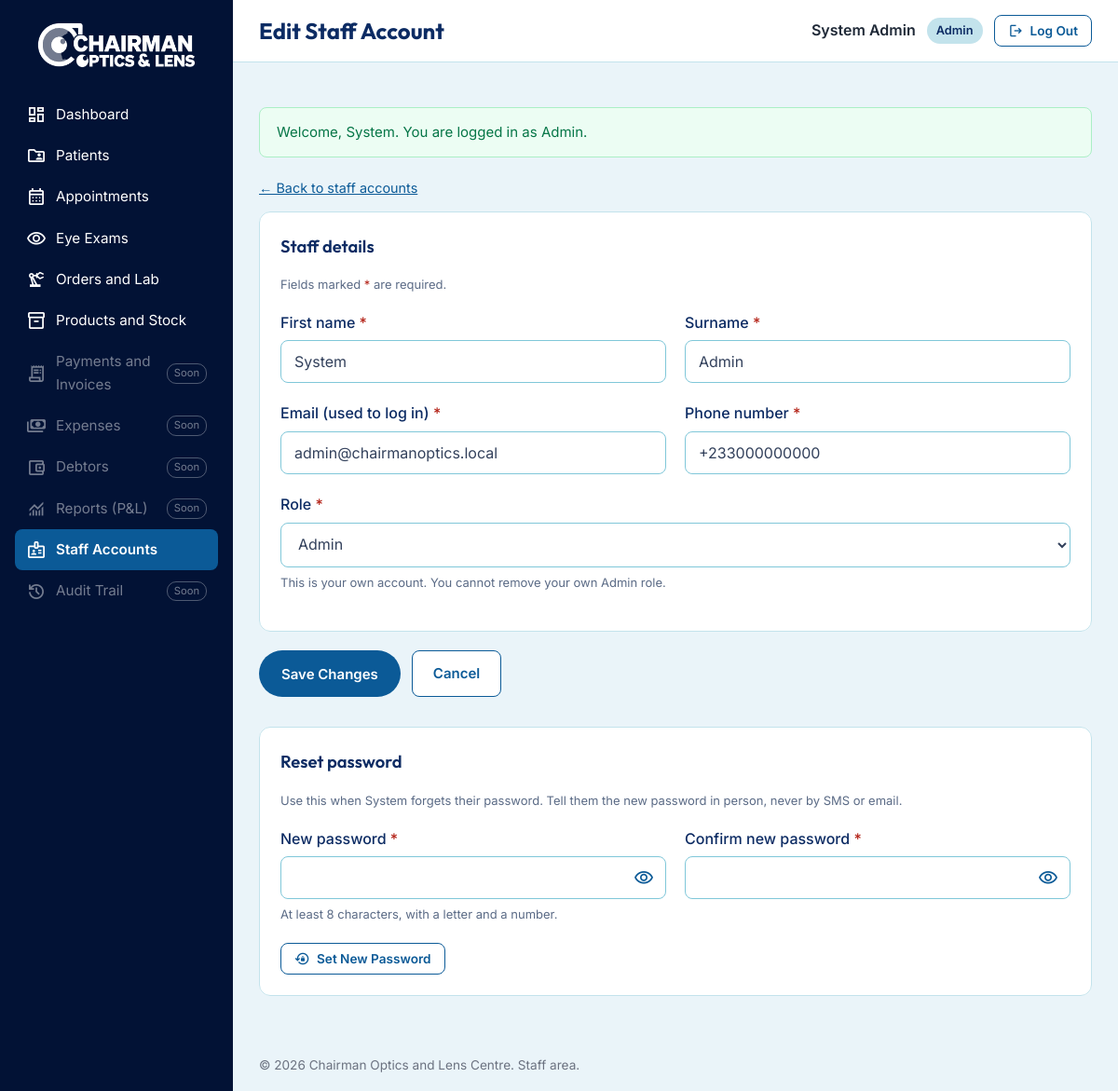
Screenshot of /views/admin/staff_form.php?id=1 (signed in) with the database file from the repository.
### tables this page shows
CREATE TABLE co_staff (
    staff_id      INT AUTO_INCREMENT PRIMARY KEY,
    role_id       INT          NOT NULL,
    staff_fname   VARCHAR(50)  NOT NULL,
    staff_lname   VARCHAR(50)  NOT NULL,
    staff_email   VARCHAR(100) NOT NULL UNIQUE,
    staff_contact VARCHAR(15)  NOT NULL,
    staff_pass    VARCHAR(255) NOT NULL,               
    is_active     TINYINT(1)   NOT NULL DEFAULT 1,     
    last_login    DATETIME     NULL,
    date_created  DATETIME     NOT NULL DEFAULT CURRENT_TIMESTAMP,
    FOREIGN KEY (role_id) REFERENCES co_roles(role_id)
);

CREATE TABLE co_roles (
    role_id   INT AUTO_INCREMENT PRIMARY KEY,
    role_name VARCHAR(30) NOT NULL UNIQUE
);

### core/core.php (called while the page is built, shortened)
<?php
require_once __DIR__ . '/db_class.php';
function url(string $path = ''): string
{
    return BASE_URL . ltrim($path, '/');
}
function e($value): string
{
    return htmlspecialchars((string) $value, ENT_QUOTES, 'UTF-8');
}
function require_staff(array $allowedRoles = []): void
{
    require_once __DIR__ . '/../classes/StaffClass.php';
}

### controllers/StaffController.php (called while the page is built, shortened)
<?php
require_once __DIR__ . '/../classes/StaffClass.php';
class StaffController
{
    private $staff;
    public function __construct()
    {
        $this->staff = new StaffClass();
    }
    public function getStaffById(int $staffId)
    {
        return $this->staff->getStaffById($staffId);
    }
    public function getRoles(): array
    {
        return $this->staff->getAllRoles();
    }
}

### core/db_class.php (called while the page is built, shortened)
<?php
class Database
{
    private static $sharedConn = null;
    public function __construct()
    {
        if (self::$sharedConn === null) {
            try {
                self::$sharedConn = new mysqli(DB_HOST, DB_USER, DB_PASS, DB_NAME);
                self::$sharedConn->set_charset('utf8mb4');
            } catch (mysqli_sql_exception $ex) {
                log_error('DB connection failed: ' . $ex->getMessage());
                http_response_code(500);
                die('Sorry, the site is having trouble right now. Please try again later.');
            }
        }
        $this->conn = self::$sharedConn;
    }
}

### classes/StaffClass.php (called while the page is built, shortened)
<?php
require_once __DIR__ . '/../core/db_class.php';
class StaffClass extends Database
{
    public function getStaffById(int $staffId)
    {
        $stmt = $this->conn->prepare(
            'SELECT s.staff_id, s.role_id, r.role_name, s.staff_fname, s.staff_lname,
                    s.staff_email, s.staff_contact, s.is_active, s.last_login, s.date_created
             FROM co_staff s
             JOIN co_roles r ON r.role_id = s.role_id
             WHERE s.staff_id = ?'
        );
        $stmt->bind_param('i', $staffId);
        $stmt->execute();
        $row = $stmt->get_result()->fetch_assoc();
        return $row ?: false;
    }
    public function getAllRoles(): array
    {
        $result = $this->conn->query('SELECT role_id, role_name FROM co_roles ORDER BY role_id');
        return $result->fetch_all(MYSQLI_ASSOC);
    }
}

### views/admin/staff_form.php (the view, shortened to what this page needs)
<?php
require_once __DIR__ . '/../../core/core.php';
require_once __DIR__ . '/../../controllers/StaffController.php';
$controller = new StaffController();
$staffId = (int) ($_GET['id'] ?? 0);
$member  = false;
if ($staffId > 0) {
    $member = $controller->getStaffById($staffId);
}
$isEdit = $member !== false;
$isMe   = $isEdit && (int) $member['staff_id'] === (int) $_SESSION['staff_id'];
$roles  = $controller->getRoles();
$values = $_SESSION['old'] ?? ($isEdit ? $member : []);
$val    = fn(string $key): string => e($values[$key] ?? '');
require __DIR__ . '/../layout/admin_header.php';
?>
<p><a href="<?= url('views/admin/staff.php') ?>" class="admin-link-small">&larr; Back to staff accounts</a></p>
<div class="admin-form">
    <form action="<?= url($isEdit ? 'actions/update_staff_action.php' : 'actions/add_staff_action.php') ?>"
          method="POST" novalidate>
        <fieldset class="admin-panel">
            <legend><?= $isEdit ? 'Staff details' : 'New staff member' ?></legend>
            <p class="field-hint">Fields marked <span class="required">*</span> are required.</p>
            <div class="form-row">
                <div class="form-group">
                    <label for="staff_fname">First name <span class="required">*</span></label>
                    <input type="text" id="staff_fname" name="staff_fname" value="<?= $val('staff_fname') ?>"
                           maxlength="50" autocomplete="off" required>
                </div>
                <div class="form-group">
                    <label for="staff_lname">Surname <span class="required">*</span></label>
                    <input type="text" id="staff_lname" name="staff_lname" value="<?= $val('staff_lname') ?>"
                           maxlength="50" autocomplete="off" required>
                </div>
            </div>
            <div class="form-row">
                <div class="form-group">
                    <label for="staff_email">Email (used to log in) <span class="required">*</span></label>
                    <input type="email" id="staff_email" name="staff_email" value="<?= $val('staff_email') ?>"
                           maxlength="100" autocomplete="off" required>
                </div>
                <div class="form-group">
                    <label for="staff_contact">Phone number <span class="required">*</span></label>
                    <input type="tel" id="staff_contact" name="staff_contact" value="<?= $val('staff_contact') ?>"
                           maxlength="20" placeholder="024 123 4567" required>
                </div>
            </div>
            <div class="form-group">
                <label for="role_id">Role <span class="required">*</span></label>
                <select id="role_id" name="role_id" required>
                    <?php foreach ($roles as $role): ?>
                        <option value="<?= (int) $role['role_id'] ?>"
                            <?= (int) ($values['role_id'] ?? 0) === (int) $role['role_id'] ? 'selected' : '' ?>>
                            <?= e($role['role_name']) ?>
                        </option>
                    <?php endforeach; ?>
                </select>
                <?php if ($isMe): ?>
                    <p class="field-hint">This is your own account. You cannot remove your own Admin role.</p>
                <?php endif; ?>
            </div>
        </fieldset>
        <div class="admin-form-buttons">
            <button type="submit" class="btn btn-primary"><?= $isEdit ? 'Save Changes' : 'Create Account' ?></button>
            <a href="<?= url('views/admin/staff.php') ?>" class="btn btn-outline">Cancel</a>
        </div>
    </form>
    <?php if ($isEdit): ?>
        <form action="<?= url('actions/reset_staff_pass_action.php') ?>" method="POST" class="admin-form-gap" novalidate>
            <fieldset class="admin-panel">
                <legend>Reset password</legend>
                <p class="field-hint">
                    Use this when <?= e($member['staff_fname']) ?> forgets their password.
                    Tell them the new password in person, never by SMS or email.
                </p>
                <div class="form-row">
                    <div class="form-group">
                        <label for="new_pass">New password <span class="required">*</span></label>
                        <div class="password-wrap">
                            <input type="password" id="new_pass" name="new_pass" autocomplete="new-password" required>
                            <button type="button" class="toggle-password" data-target="new_pass" aria-label="Show password">
                                <span class="material-symbols-outlined" aria-hidden="true">visibility</span>
                            </button>
                        </div>
                        <p class="field-hint">At least 8 characters, with a letter and a number.</p>
                    </div>
                    <div class="form-group">
                        <label for="confirm_new_pass">Confirm new password <span class="required">*</span></label>
                        <div class="password-wrap">
                            <input type="password" id="confirm_new_pass" name="confirm_new_pass" autocomplete="new-password" required>
                            <button type="button" class="toggle-password" data-target="confirm_new_pass" aria-label="Show password">
                                <span class="material-symbols-outlined" aria-hidden="true">visibility</span>
                            </button>
                        </div>
                    </div>
                </div>
                <button type="submit" class="btn btn-outline btn-small">
                    <span class="material-symbols-outlined" aria-hidden="true">lock_reset</span> Set New Password
                </button>
            </fieldset>
        </form>
    <?php endif; ?>
</div>
<?php
require __DIR__ . '/../layout/admin_footer.php';
?>

### css/style.css (style rules this page uses)
:root { --blue: #0B5A97; --blue-dark: #0A4B86; --navy: #0C2B63; --footer: #021235; --cyan: #80C7D9; --light-blue: #EAF4F9; --pale-blue: #C3E3EC; --text: #33415C; --muted: #5B6B86; --border: #CBD5E1; --white: #FFFFFF; --error: #B42318; --error-bg: #FEF3F2; --success: #067647; --success-bg: #ECFDF3; --radius: 12px; --shadow: 0 10px 30px rgba(11, 42, 91, 0.10); }
*, *::before, *::after { box-sizing: border-box; }
body { margin: 0; font-family: 'Inter', Arial, sans-serif; font-size: 16px; line-height: 1.6; color: var(--text); background: var(--white); }
p { margin: 0 0 12px; }
a { color: var(--blue); }
.btn { display: inline-block; padding: 12px 22px; border: 2px solid transparent; border-radius: 999px; font-family: inherit; font-size: 15px; font-weight: 600; text-align: center; text-decoration: none; cursor: pointer; transition: background-color 0.2s, color 0.2s; }
.btn-primary { background: var(--blue); color: var(--white); }
.form-row { display: grid; grid-template-columns: 1fr 1fr; gap: 20px; }
.form-group { margin-bottom: 20px; }
label { display: block; margin-bottom: 6px; font-weight: 500; color: var(--navy); }
.required { color: var(--error); }
input[type="text"], input[type="email"], input[type="tel"], input[type="password"], select { width: 100%; padding: 12px 14px; border: 1px solid var(--border); border-radius: 8px; font-family: inherit; font-size: 16px; color: var(--text); background: var(--white); }
.field-hint { font-size: 13px; color: var(--muted); margin: 6px 0 0; }
.password-wrap { position: relative; }
.password-wrap input { padding-right: 76px; }
.toggle-password { position: absolute; top: 50%; right: 6px; transform: translateY(-50%); min-width: 60px; min-height: 36px; border: none; border-radius: 6px; background: var(--light-blue); color: var(--blue); font-family: inherit; font-size: 13px; font-weight: 600; cursor: pointer; }
.material-symbols-outlined { font-size: 22px; line-height: 1; vertical-align: middle; }
input[type="text"], input[type="email"], input[type="tel"], input[type="password"], select { border: 1.5px solid var(--cyan); }
.password-wrap input { padding-right: 52px; }
.toggle-password { min-width: 44px; min-height: 44px; right: 2px; display: flex; align-items: center; justify-content: center; background: transparent; color: var(--blue); }
.admin-body { margin: 0; background: var(--light-blue, #EAF4F9); font-family: 'Inter', sans-serif; color: #1f2937; }
.admin-body .btn-small { padding: 7px 14px; font-size: 0.85rem; display: inline-flex; align-items: center; gap: 6px; }
.admin-body .btn-outline { background: #fff; color: var(--blue, #0B5A97); border: 1px solid var(--blue, #0B5A97); border-radius: 8px; cursor: pointer; }
.admin-body .btn-small .material-symbols-outlined { font-size: 18px; }
.admin-panel { background: #fff; border: 1px solid var(--pale-blue); border-radius: 12px; padding: 22px; margin: 0 0 20px; min-width: 0; }
.admin-panel h2, .admin-panel legend { display: flex; align-items: center; gap: 8px; font-family: 'Outfit', sans-serif; font-size: 1.15rem; font-weight: 600; color: var(--navy); margin: 0 0 16px; }
.admin-panel legend { float: left; width: 100%; padding: 0; }
.admin-panel legend + * { clear: both; }
.admin-link-small { font-size: 0.9rem; }
.admin-form { max-width: 900px; }
.admin-form-buttons { display: flex; gap: 12px; }
.admin-form-gap { margin-top: 32px; }
.admin-panel legend + .field-hint { margin: 0 0 18px; }

### rows the page displays
co_staff: staff_fname "System", staff_lname "Admin", staff_email "admin@chairmanoptics.local", staff_contact "+233000000000", role_id "Admin"

### other values shown
$item['label'] "Dashboard"
$item['label'] "Patients"
$item['label'] "Appointments"
$item['label'] "Eye Exams"
$item['label'] "Orders and Lab"
$item['label'] "Products and Stock"
$item['label'] "Payments and Invoices"
$item['label'] "Expenses"
$item['label'] "Debtors"
$item['label'] "Reports (P&L)"
$item['label'] "Staff Accounts"
$item['label'] "Audit Trail"
$pageTitle "Edit Staff Account"
$_SESSION['staff_name'] "System Admin"
staff_role() "Admin"
